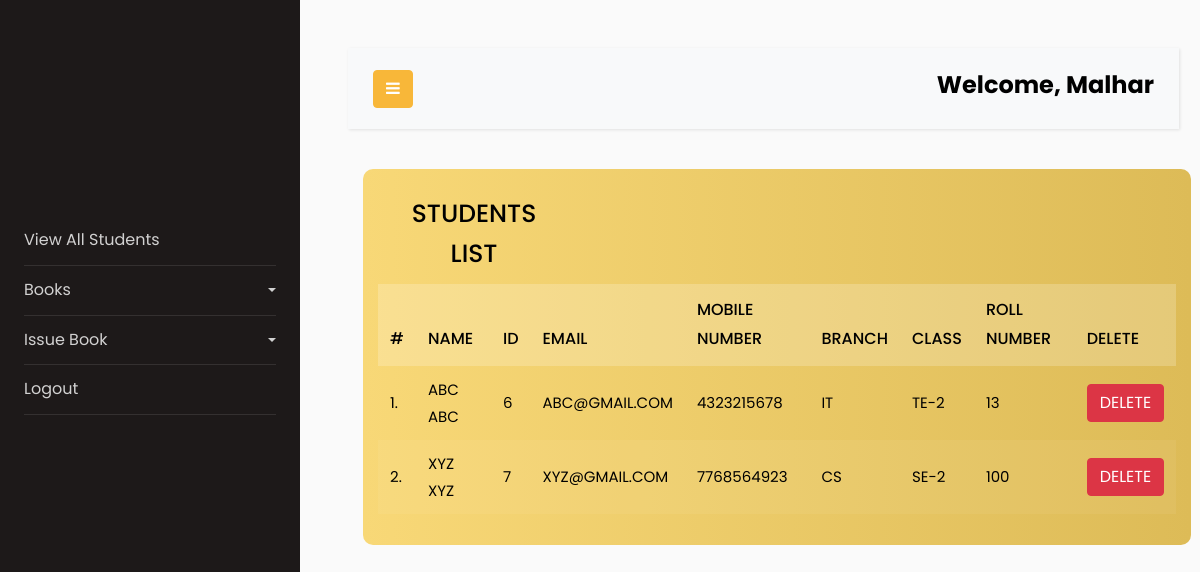
The page /view_students/ (signed in) on the database its author committed.
### library/models.py (models this page shows, shortened)
class Student(models.Model):
    user = models.OneToOneField(User, on_delete=models.CASCADE)
    classroom = models.CharField(max_length=100)
    branch = models.CharField(max_length=100)
    roll_no = models.CharField(max_length=10, blank=True)
    phone = models.CharField(max_length=10, blank=True)
    image = models.ImageField(upload_to="", blank=True)

### library/views.py (the view)
# urls.py: path("view_students/", views.view_students, name="view_students"),
@login_required(login_url='/admin_login')
def view_students(request):
    students = Student.objects.all()
    return render(request, "view_students.html", {'students': students})

### library/templates/view_students.html
{% extends 'admin_navbar.html' %}
{% load static %}
{% block body %}
<div class="container" style="margin-left: -0%;">
    <div class="row">
        <div class="col-md-offset-1 col-md-10">
            <div class="panel" style="width: 125%;">
                <div class="panel-heading">
                    <div class="row">
                        <div class="col col-sm-3 col-xs-12">
                            <h4 class="title">Students List</h4>
                        </div>
                    </div>
                </div>
                <div class="panel-body table-responsive" style="font-size: medium;">
                    <table class="table">
                        <thead>
                            <tr>
                                <th>#</th>
                                <th>Name</th>
                                <th>ID</th>
                                <th>Email</th>
                                <th>Mobile Number</th>
                                <th>Branch</th>
                                <th>Class</th>
                                <th>Roll Number</th>
                                <th>Delete</th>
                            </tr>
                        </thead>
                        <tbody>
                            {% for student in students %}
                            <tr>
                                <td>{{forloop.counter}}.</td>
                                <td>{{student.user.get_full_name}}</td>
                                <td>{{student.user.id}}</td>
                                <td>{{student.user.email}}</td>
                                <td>{{student.phone}}</td>
                                <td>{{student.branch}}</td>
                                <td>{{student.classroom}}</td>
                                <td>{{student.roll_no}}</td>
                                <td><a href="/delete_student/{{student.id}}/" class="btn btn-danger"
                                        onclick="return confirm('Are you sure you want to delete this student?')">
                                        Delete</a>
                                </td>
                            </tr>
                            {% endfor %}
                        </tbody>
                    </table>
                </div>
            </div>
        </div>
    </div>
</div>
{% endblock %}

### library/templates/admin_navbar.html (shortened to what this page needs)
<!doctype html>
<html lang="en">
<head>
  {% load static %}
  <link href="https://cdn.jsdelivr.net/npm/bootstrap@5.1.0/dist/css/bootstrap.min.css" rel="stylesheet"
>
  <link rel="stylesheet" href="https://stackpath.bootstrapcdn.com/font-awesome/4.7.0/css/font-awesome.min.css">
  <link rel="stylesheet" href="https://stackpath.bootstrapcdn.com/font-awesome/4.7.0/css/font-awesome.min.css">
  <link rel="stylesheet" href="{% static 'css/style.css' %}">
  <link rel="stylesheet" href="{% static 'css/table.css' %}">
</head>
<body>
  <div class="wrapper d-flex align-items-stretch">
    <nav id="sidebar">
      <div class="p-4 pt-5">
        <a href="#pageSubmenu" class="img logo rounded-circle mb-5"
          style="background-image: url('https://lh3.google.com/u/1/ogw/ADea4I77NHWQRvNoGTC42imJ6QmRbEtYMRspQgk-Rgnu=s192-c-mo');"></a>
        <ul class="list-unstyled components mb-5">
          <li>
            <a href="/view_students/">View All Students</a>
          </li>
          <li>
            <a href="#homeSubmenu" data-toggle="collapse" aria-expanded="false" class="dropdown-toggle">Books</a>
          </li>
          <li>
            <a href="#pageSubmenu" data-toggle="collapse" aria-expanded="false" class="dropdown-toggle">Issue Book</a>
          </li>
          <li>
            <a href="/logout/">Logout</a>
          </li>
        </ul>
      </div>
    </nav>
    <div id="content" class="p-4 p-md-5">
      <nav class="navbar navbar-expand-lg navbar-light bg-light">
        <div class="container-fluid">
          <button type="button" id="sidebarCollapse" class="btn btn-primary">
            <i class="fa fa-bars"></i>
          </button>
          <p class="mb-2" style="font-weight: bolder; font-size: x-large; color: #000; text-transform: capitalize;">Welcome, {{request.user}}</p>
        </div>
      </nav>
      {% block body %}
      {% endblock %}
      </div>
</body>
</html>

### library/static/css/table.css (style rules this page uses)
.panel { background: linear-gradient(to right, #f8d877, #ddbb57); padding: 15px; border-radius: 10px; border: none; color: #000; }
.panel .panel-heading { padding: 10px 10px; border-radius: 10px 10px 0 0; margin: 0; }
.panel .panel-heading .title { color: black; text-align: center; font-size: 25px; font-weight: 500; text-transform: uppercase; line-height: 40px; margin: 0; }
.panel .panel-body { padding: 0; }
.panel .panel-body .table thead tr th { color: black; background-color: rgba(255, 255, 255, 0.2); font-size: 16px; font-weight: 500; text-transform: uppercase; padding: 12px; border: none; }
.panel .panel-body .table tbody tr td { color: black; font-size: 15px; padding: 10px 12px; vertical-align: middle; text-transform: uppercase; border: none; }
.panel .panel-body .table tbody tr:nth-child(even) { background-color: rgba(255,255,255,0.05); }

### rows shown on the page
Student: user.get_full_name "ABC ABC", user.id "6", user.email "ABC@GMAIL.COM", phone "4323215678", branch "IT", classroom "TE-2", roll_no "13"
Student: user.get_full_name "XYZ XYZ", user.id "7", user.email "XYZ@GMAIL.COM", phone "7768564923", branch "CS", classroom "SE-2", roll_no "100"

### other values the page prints
{{ request.user }} "Malhar"
